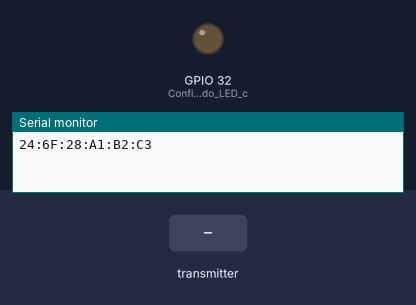
This sketch was run on a simulated ESP32. Parts: output pins drawn as LEDs (lit = HIGH), the last lines printed to the serial monitor. Inputs (shaded band) come from the test bench.

Above: at 1.2 s.
1.3 s: the transmitter starts sending ledState = 1
At 2.4 s:
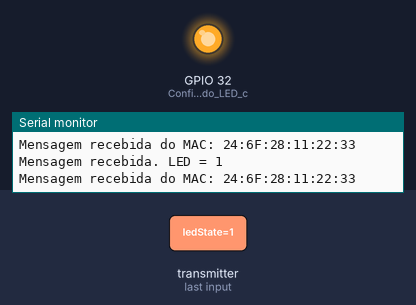
2.8 s: the transmitter starts sending ledState = 0
At 3.5 s:
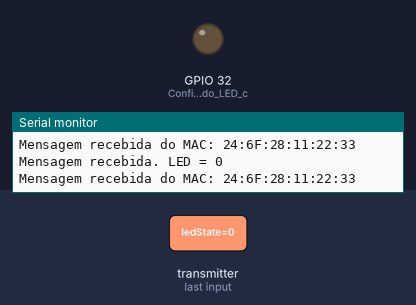
Timing chart, 0 to 5.8 s (numbered marks = the images above; inputs shaded):
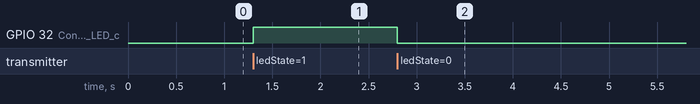

Measured:
- after the input at 1.3 s, GPIO 32 (Configura_o_pino_do_LED_c): LOW → HIGH at once
- after the input at 2.8 s, GPIO 32 (Configura_o_pino_do_LED_c): HIGH → LOW at once

The sketch:

ESP_ESCRAVO.ino
```cpp
#include <WiFi.h>       // Biblioteca para controlar Wi-Fi do ESP32
#include <esp_now.h>    // Biblioteca para comunicação ESP-NOW
#include <esp_wifi.h>   // Biblioteca para configuração avançada do Wi-Fi

// Define a estrutura da mensagem recebida
typedef struct struct_message {
  int ledState; // Estado do LED: 1 = ligado, 0 = desligado
} struct_message;

struct_message incomingData; // Variável que armazenará os dados recebidos

// Callback chamado sempre que uma mensagem ESP-NOW é recebida
void OnDataRecv(const esp_now_recv_info *info, const uint8_t *incomingDataBytes, int len) {
  // Copia os dados recebidos para a estrutura
  memcpy(&incomingData, incomingDataBytes, sizeof(incomingData));

  // Exibe o estado recebido do LED
  Serial.print("Mensagem recebida. LED = ");
  Serial.println(incomingData.ledState);

  // Converte o endereço MAC do dispositivo que enviou a mensagem em uma string legível
  char macStr[18];
  snprintf(macStr, sizeof(macStr),
           "%02X:%02X:%02X:%02X:%02X:%02X",
           info->src_addr[0], info->src_addr[1], info->src_addr[2],
           info->src_addr[3], info->src_addr[4], info->src_addr[5]);

  // Mostra o MAC do remetente
  Serial.print("Mensagem recebida do MAC: ");
  Serial.println(macStr);

  // Atualiza o LED físico no GPIO 32 de acordo com a mensagem recebida
  digitalWrite(32, incomingData.ledState);
}

void setup() {
  Serial.begin(115200);     // Inicializa a comunicação serial
  Serial.print(WiFi.macAddress()); // Mostra o MAC do ESP32 receptor no Serial Monitor

  pinMode(32, OUTPUT);      // Configura o pino do LED como saída

  // Configura o ESP32 em modo estação e desliga o Wi-Fi para uso exclusivo do ESP-NOW
  WiFi.mode(WIFI_STA);
  WiFi.disconnect();

  // Define o canal Wi-Fi para comunicação ESP-NOW (deve ser o mesmo do transmissor)
  esp_wifi_set_channel(1, WIFI_SECOND_CHAN_NONE);

  // Inicializa o protocolo ESP-NOW
  if (esp_now_init() != ESP_OK) {
    Serial.print("Erro ao iniciar ESP-NOW");
    return; // Sai do setup se houver erro
  }

  // Registra a função de callback para receber mensagens
  esp_now_register_recv_cb(OnDataRecv);
}

void loop() {
  // Loop vazio, o ESP32 só precisa aguardar mensagens recebidas
  // Toda ação é feita na função OnDataRecv
}
```
